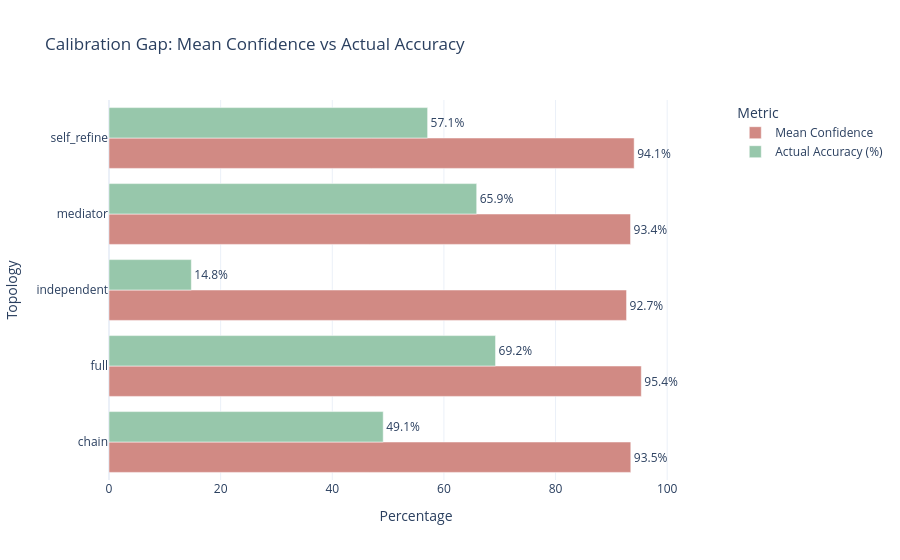

Source (notebook cell):
### Code cell
# A well-calibrated agent would have these roughly equal

fig = px.bar(
    calibration_melted,
    y="topology", x="value",
    color="Metric", barmode="group",
    text=calibration_melted["value"].apply(lambda x: f"{x:.1f}%"),
    title="Calibration Gap: Mean Confidence vs Actual Accuracy",
    color_discrete_map={"Actual Accuracy (%)": "#97c7ab", "Mean Confidence": "#D18A84"},
    labels={"value": "Percentage", "topology": "Topology"},
)
fig.update_traces(textposition="outside")
fig.update_layout(xaxis_range=[0,110])

fig.show()
fig.write_image("figures/calibration_gap.png", width=1200, scale=3)

### Figure 1 — Plotly figure (JSON) as saved in the notebook; plotly's stock layout.template omitted (floating-point values rounded to 4 significant figures)
{"data": [{"alignmentgroup": "True", "hovertemplate": "Metric=Mean Confidence<br>Percentage=%{x}<br>Topology=%{y}<br>text=%{text}<extra></extra>", "legendgroup": "Mean Confidence", "marker": {"color": "#D18A84", "pattern": {"shape": ""}}, "name": "Mean Confidence", "offsetgroup": "Mean Confidence", "orientation": "h", "showlegend": true, "text": ["93.5%", "95.4%", "92.7%", "93.4%", "94.1%"], "textposition": "outside", "type": "bar", "x": [93.48, 95.36, 92.72, 93.43, 94.08], "xaxis": "x", "y": ["chain", "full", "independent", "mediator", "self_refine"], "yaxis": "y"}, {"alignmentgroup": "True", "hovertemplate": "Metric=Actual Accuracy (%)<br>Percentage=%{x}<br>Topology=%{y}<br>text=%{text}<extra></extra>", "legendgroup": "Actual Accuracy (%)", "marker": {"color": "#97c7ab", "pattern": {"shape": ""}}, "name": "Actual Accuracy (%)", "offsetgroup": "Actual Accuracy (%)", "orientation": "h", "showlegend": true, "text": ["49.1%", "69.2%", "14.8%", "65.9%", "57.1%"], "textposition": "outside", "type": "bar", "x": [49.12, 69.25, 14.75, 65.88, 57.08], "xaxis": "x", "y": ["chain", "full", "independent", "mediator", "self_refine"], "yaxis": "y"}], "layout": {"barmode": "group", "legend": {"title": {"text": "Metric"}, "tracegroupgap": 0}, "title": {"text": "Calibration Gap: Mean Confidence vs Actual Accuracy"}, "xaxis": {"anchor": "y", "domain": [0, 1], "range": [0, 110], "title": {"text": "Percentage"}}, "yaxis": {"anchor": "x", "domain": [0, 1], "title": {"text": "Topology"}}}}
